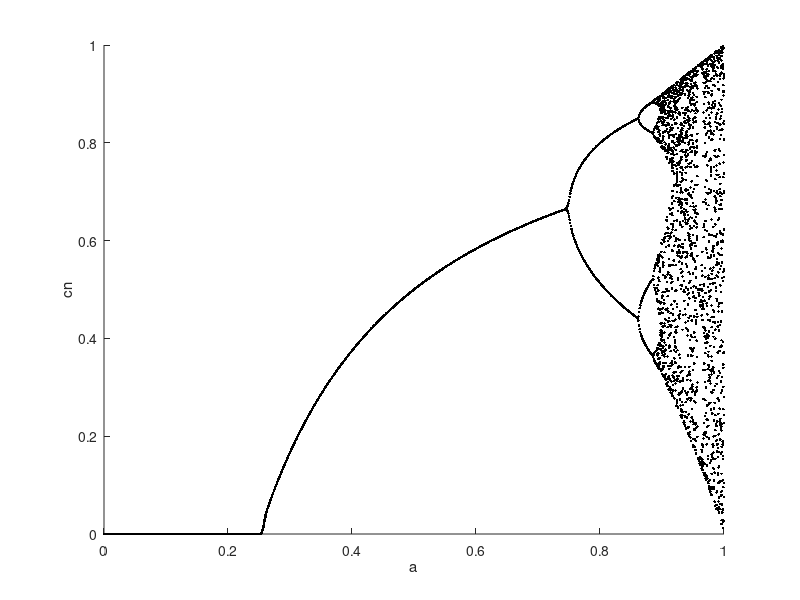

MATLAB code to generate this figure:
function modeling_anemia
a = 0:1e-3:1;
Na = length(a);
N = 20;
Nc = 220;
cn = zeros(Na,N);
b = 1.1e+6;
r = 8;
s = 16;

t = 1:Nc;
for i = 1:Na
    c = zeros(Nc,1);
    c(1) =1e-4;
    
    for n = 2:Nc
        c(n) = 4*a(i)*c(n-1)*(1-c(n-1));
    end
    for k =1:N
        cn(i,k)=c(end -k+1);
    end
end
figure
hold on;
plot(a,cn,'.k');
xlabel('a');
ylabel('cn');
% print -djpg modeling_anemia0.jpg
end
